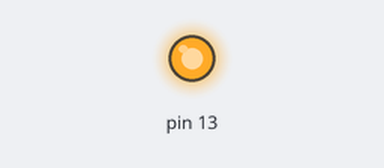
Bench run of a sketch on a simulated Arduino Uno, built with avr-gcc and run on an emulated ATmega328P. Shown: output pins drawn as LEDs (lit = HIGH).

Above: at 1.0 s.
At 3.0 s:
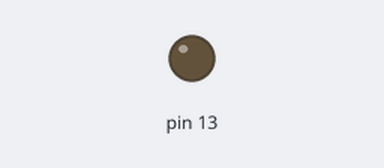
Timing chart, 0 to 5.2 s (numbered marks = the images above):
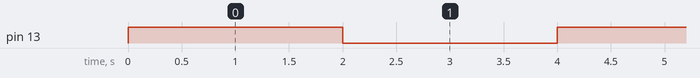

Measured:
- by itself, pin 13: alternates HIGH for 2.0 s and LOW for 2.0 s

The sketch:

classe_ligar_led_porta_13.ino
```cpp
#define pLed 13

class Acende {
public:
  int pino;

  Acende(int p)
    : pino(p) {
    attach(pino);
  }

  void piscaLed(int atraso) {
    digitalWrite(pino, HIGH);
    delay(atraso);
    digitalWrite(pino, LOW);
    delay(atraso);
  }

private:
  void attach(int p) {
    pinMode(p, OUTPUT);
  }
};

Acende led1(pLed);

void
setup() {
}

void loop() {
  led1.piscaLed(2000);
}
```
